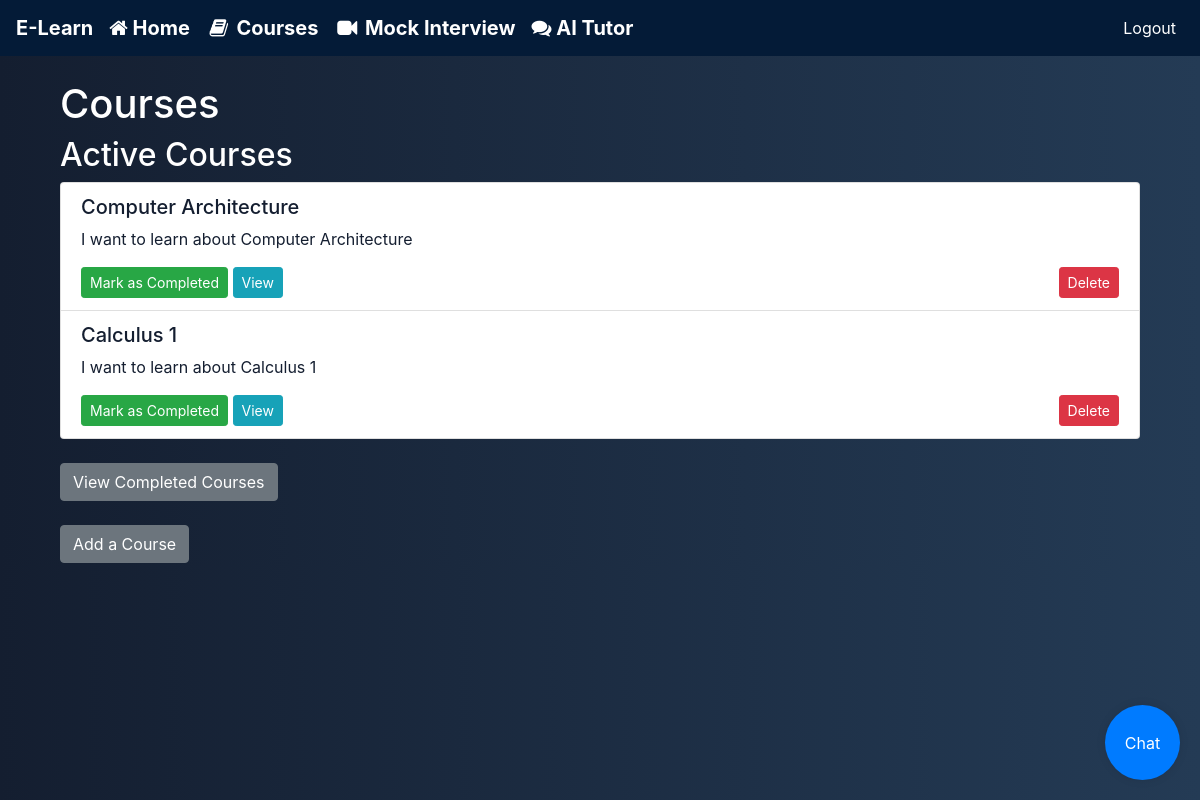
The app's page /courses (signed in) with its own data.
### models.py (models this page shows, shortened)
class Course(db.Model):
    __tablename__ = 'courses'
    id = db.Column(db.Integer, primary_key=True)
    title = db.Column(db.String(50), nullable=False, unique=False)
    description = db.Column(db.String(250), nullable=False, unique=False)
    created_at = db.Column(db.DateTime, default=datetime.utcnow)
    modules = db.relationship('Module', backref='course', lazy=True, cascade="all, delete-orphan")
    enrolled = db.Column(db.Boolean, default=False)
    completed = db.Column(db.Boolean, default=False)  # Tracking course completion
    completed_at = db.Column(db.DateTime, nullable=True)  # For tracking date of course completion
    user_id = db.Column(db.Integer, db.ForeignKey('user.id'), nullable=False)
    quizzes = db.relationship('Quiz', backref='course', lazy=True)

### app.py (the view)
@app.route('/courses', methods=['GET', 'POST'])
def manage_courses():
    id = current_user.id
    courses = Course.query.filter_by(user_id=id,completed=False).all()
    return render_template('courses.html', courses=courses)

### app.py (called while the page is built)
@login_manager.user_loader
def load_user(user_id):
    return User.query.get(int(user_id))

### models.py (called while the page is built)
    @property
    def is_active(self):
        return True # All users are active

### templates/courses.html (shortened to what this page needs)
{% extends "base.html" %}
{% block content %}
<div class="container mt-4">
    <h1>Courses</h1>
    <h2>Active Courses</h2>
    <div class="list-group">
        {% for course in courses %}
        <div class="list-group-item">
            <h5>{{ course.title }}</h5>
            <p>{{ course.description }}</p>
            <div class="d-flex justify-content-between">
                <div>
                    <form method="POST" action="{{ url_for('complete_course', course_id=course.id) }}" class="d-inline">
                        <button type="submit" class="btn btn-success btn-sm">Mark as Completed</button>
                    </form>
                    <a href="{{ url_for('view_course', course_id=course.id) }}" class="btn btn-info btn-sm">View</a>
                </div>
                <form method="POST" action="{{ url_for('delete_course', course_id=course.id) }}" class="d-inline">
                    <button type="submit" class="btn btn-danger btn-sm">Delete</button>
                </form>
            </div>
        </div>
        {% endfor %}
    </div>
    <a href="{{ url_for('completed_courses') }}" class="btn btn-secondary mt-4">View Completed Courses</a>
    <br>
    <a href="{{ url_for('generate_course') }}" class="btn btn-secondary mt-4">Add a Course</a>
</div>
{% endblock %}

### static/styles.css (style rules this page uses)
body { background: linear-gradient(to right, #141e30, #243b55); color: white; margin: 0; }
button { padding: 10px 20px; background-color: #007bff; color: white; border: none; border-radius: 0 0 10px 0; }

### templates/courses.html (style rules this page uses)
body { background: linear-gradient(to right, #141e30, #243b55); color: white; }
h5, p { color:#141e30; }

### records on screen
Course: title "Computer Architecture", description "I want to learn about Computer Architecture"
Course: title "Calculus 1", description "I want to learn about Calculus 1"
